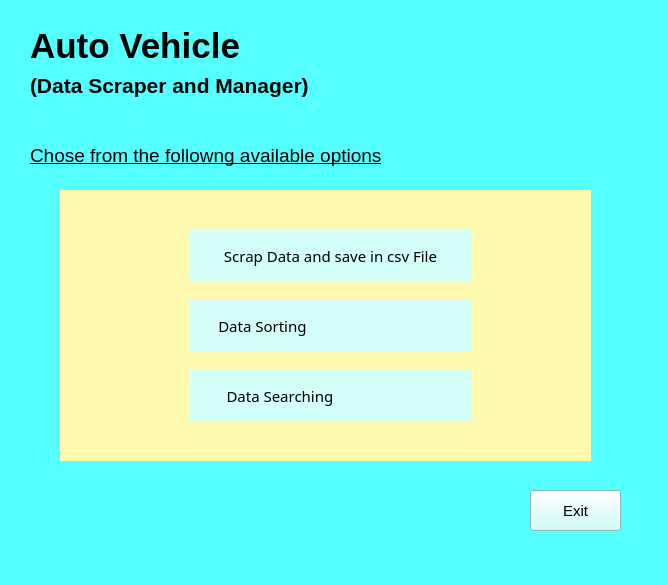
<?xml version="1.0" encoding="UTF-8"?>
<ui version="4.0">
 <class>MainMenu</class>
 <widget class="QWidget" name="MainMenu">
  <property name="geometry">
   <rect>
    <x>0</x>
    <y>0</y>
    <width>668</width>
    <height>585</height>
   </rect>
  </property>
  <property name="font">
   <font>
    <underline>true</underline>
   </font>
  </property>
  <property name="windowTitle">
   <string>Main</string>
  </property>
  <property name="styleSheet">
   <string notr="true">background-color:rgb(85, 255, 255)
</string>
  </property>
  <widget class="QLabel" name="label">
   <property name="geometry">
    <rect>
     <x>30</x>
     <y>30</y>
     <width>451</width>
     <height>31</height>
    </rect>
   </property>
   <property name="font">
    <font>
     <pointsize>26</pointsize>
     <weight>75</weight>
     <bold>true</bold>
    </font>
   </property>
   <property name="text">
    <string>Auto Vehicle</string>
   </property>
  </widget>
  <widget class="QLabel" name="label_2">
   <property name="geometry">
    <rect>
     <x>30</x>
     <y>70</y>
     <width>391</width>
     <height>31</height>
    </rect>
   </property>
   <property name="font">
    <font>
     <pointsize>16</pointsize>
     <weight>75</weight>
     <bold>true</bold>
    </font>
   </property>
   <property name="text">
    <string>(Data Scraper and Manager)</string>
   </property>
  </widget>
  <widget class="QLabel" name="label_3">
   <property name="geometry">
    <rect>
     <x>30</x>
     <y>140</y>
     <width>411</width>
     <height>31</height>
    </rect>
   </property>
   <property name="font">
    <font>
     <pointsize>14</pointsize>
     <weight>50</weight>
     <bold>false</bold>
     <underline>true</underline>
    </font>
   </property>
   <property name="text">
    <string>Chose from the followng available options</string>
   </property>
  </widget>
  <widget class="QPushButton" name="exitmain">
   <property name="geometry">
    <rect>
     <x>530</x>
     <y>490</y>
     <width>91</width>
     <height>41</height>
    </rect>
   </property>
   <property name="font">
    <font>
     <pointsize>11</pointsize>
    </font>
   </property>
   <property name="styleSheet">
    <string notr="true">background-color:rgb(193, 255, 251)</string>
   </property>
   <property name="text">
    <string>Exit</string>
   </property>
   <property name="icon">
    <iconset resource="Pics/a3.qrc">
     <normaloff>:/a3/icons8-exit-30.png</normaloff>:/a3/icons8-exit-30.png</iconset>
   </property>
   <property name="iconSize">
    <size>
     <width>50</width>
     <height>50</height>
    </size>
   </property>
  </widget>
  <widget class="QFrame" name="frame">
   <property name="geometry">
    <rect>
     <x>60</x>
     <y>190</y>
     <width>531</width>
     <height>271</height>
    </rect>
   </property>
   <property name="styleSheet">
    <string notr="true">background-color:rgb(255, 249, 175);
border :3px black; </string>
   </property>
   <property name="frameShape">
    <enum>QFrame::StyledPanel</enum>
   </property>
   <property name="frameShadow">
    <enum>QFrame::Raised</enum>
   </property>
   <widget class="QPushButton" name="scrapdata">
    <property name="geometry">
     <rect>
      <x>130</x>
      <y>40</y>
      <width>281</width>
      <height>51</height>
     </rect>
    </property>
    <property name="font">
     <font>
      <family>Arial Unicode MS</family>
      <pointsize>11</pointsize>
     </font>
    </property>
    <property name="styleSheet">
     <string notr="true">background-color:rgb(212, 255, 249)</string>
    </property>
    <property name="text">
     <string>Scrap Data and save in csv File</string>
    </property>
    <property name="icon">
     <iconset resource="Pics/a6.qrc">
      <normaloff>:/a6/download-icon-vector-clip-art-260nw-485354581.jpg</normaloff>:/a6/download-icon-vector-clip-art-260nw-485354581.jpg</iconset>
    </property>
    <property name="iconSize">
     <size>
      <width>50</width>
      <height>50</height>
     </size>
    </property>
   </widget>
   <widget class="QPushButton" name="searchdata">
    <property name="geometry">
     <rect>
      <x>130</x>
      <y>180</y>
      <width>281</width>
      <height>51</height>
     </rect>
    </property>
    <property name="font">
     <font>
      <family>Arial Unicode MS</family>
      <pointsize>11</pointsize>
     </font>
    </property>
    <property name="styleSheet">
     <string notr="true">background-color:rgb(212, 255, 249)</string>
    </property>
    <property name="text">
     <string>Data Searching                          </string>
    </property>
    <property name="icon">
     <iconset resource="Pics/a8.qrc">
      <normaloff>:/a8/download.jpg</normaloff>:/a8/download.jpg</iconset>
    </property>
    <property name="iconSize">
     <size>
      <width>50</width>
      <height>45</height>
     </size>
    </property>
   </widget>
   <widget class="QPushButton" name="sortdata">
    <property name="geometry">
     <rect>
      <x>130</x>
      <y>110</y>
      <width>281</width>
      <height>51</height>
     </rect>
    </property>
    <property name="font">
     <font>
      <family>Arial Unicode MS</family>
      <pointsize>11</pointsize>
     </font>
    </property>
    <property name="styleSheet">
     <string notr="true">background-color:rgb(212, 255, 249)</string>
    </property>
    <property name="text">
     <string>Data Sorting                                   </string>
    </property>
    <property name="icon">
     <iconset resource="Pics/a7.qrc">
      <normaloff>:/a7/images.jpg</normaloff>:/a7/images.jpg</iconset>
    </property>
    <property name="iconSize">
     <size>
      <width>50</width>
      <height>50</height>
     </size>
    </property>
   </widget>
  </widget>
 </widget>
 <resources>
  <include location="Pics/a6.qrc"/>
  <include location="Pics/a8.qrc"/>
  <include location="Pics/a7.qrc"/>
  <include location="Pics/a3.qrc"/>
 </resources>
 <connections/>
</ui>
